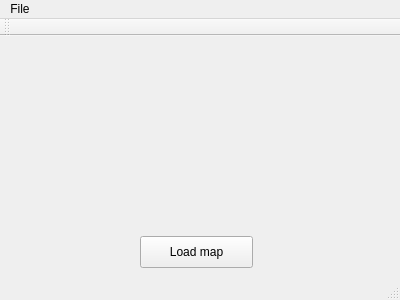
<?xml version="1.0" encoding="UTF-8"?>
<ui version="4.0">
 <class>MainWindow</class>
 <widget class="QMainWindow" name="MainWindow">
  <property name="geometry">
   <rect>
    <x>0</x>
    <y>0</y>
    <width>400</width>
    <height>300</height>
   </rect>
  </property>
  <property name="windowTitle">
   <string>MainWindow</string>
  </property>
  <widget class="QWidget" name="centralWidget">
   <widget class="QPushButton" name="LoadMap">
    <property name="geometry">
     <rect>
      <x>140</x>
      <y>200</y>
      <width>113</width>
      <height>32</height>
     </rect>
    </property>
    <property name="text">
     <string>Load map</string>
    </property>
   </widget>
  </widget>
  <widget class="QMenuBar" name="menuBar">
   <property name="geometry">
    <rect>
     <x>0</x>
     <y>0</y>
     <width>400</width>
     <height>22</height>
    </rect>
   </property>
   <widget class="QMenu" name="menuFile">
    <property name="title">
     <string>File</string>
    </property>
    <addaction name="LoadFile"/>
    <addaction name="separator"/>
    <addaction name="NewFile"/>
   </widget>
   <addaction name="menuFile"/>
  </widget>
  <widget class="QToolBar" name="mainToolBar">
   <attribute name="toolBarArea">
    <enum>TopToolBarArea</enum>
   </attribute>
   <attribute name="toolBarBreak">
    <bool>false</bool>
   </attribute>
  </widget>
  <widget class="QStatusBar" name="statusBar"/>
  <action name="LoadFile">
   <property name="text">
    <string>Load file</string>
   </property>
  </action>
  <action name="NewFile">
   <property name="text">
    <string>New file</string>
   </property>
  </action>
 </widget>
 <layoutdefault spacing="6" margin="11"/>
 <resources/>
 <connections/>
</ui>
